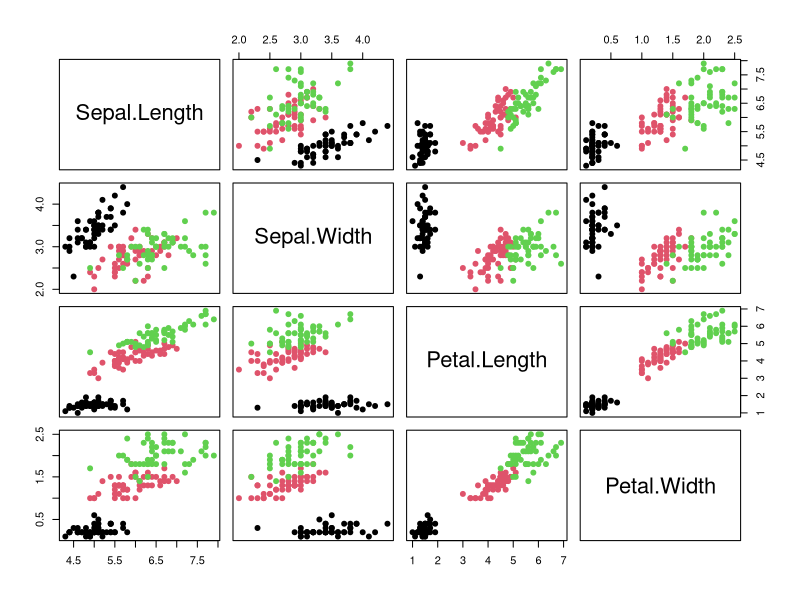
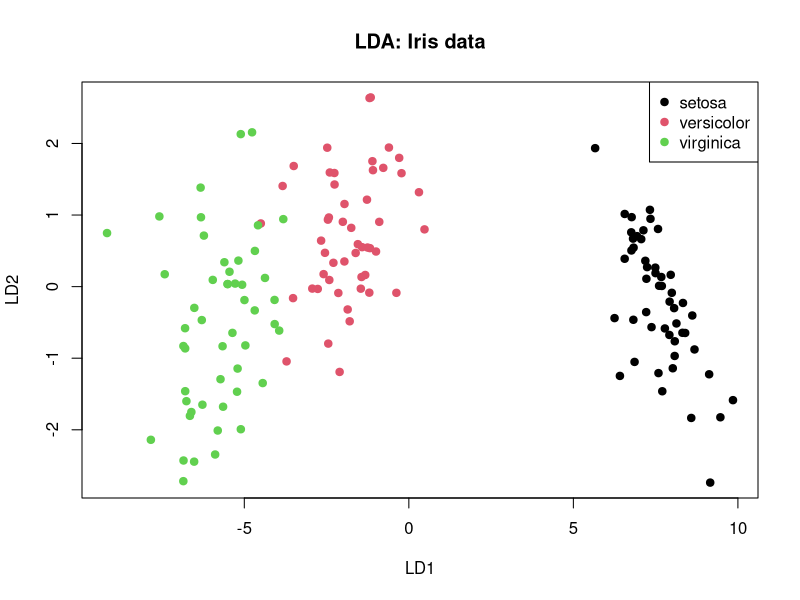
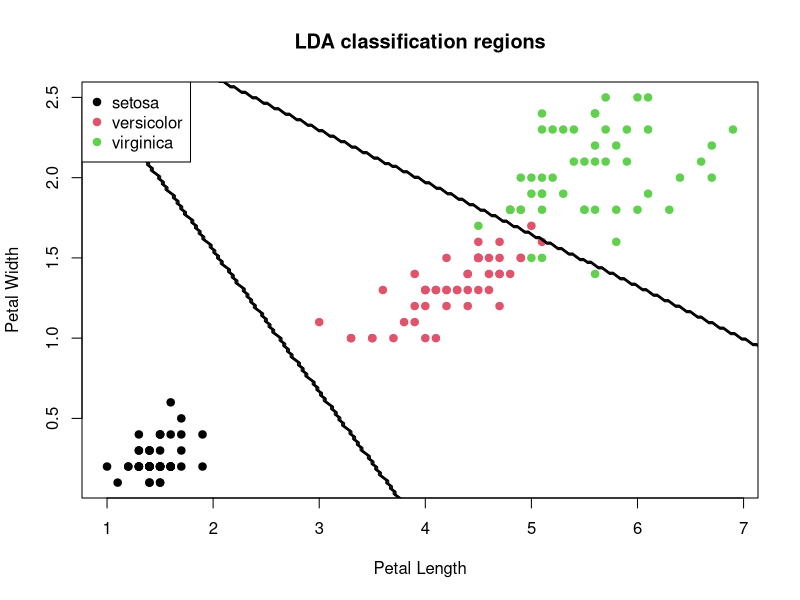

The R source for these figures, in order:
# Linear Discriminant Analysis (LDA) example in R
# Application setting:
# Classifying wine type from chemical measurements

# ----------------------------------
# 1. Load packages and data
# ----------------------------------
library(MASS)

data(iris)

# We'll use the built-in iris data.
# Predict species from the four flower measurements.

head(iris)
table(iris$Species)

# ----------------------------------
# 2. Quick exploratory plots
# ----------------------------------
pairs(iris[, 1:4], col = iris$Species, pch = 19)

# Group means by species
aggregate(. ~ Species, data = iris, mean)

# ----------------------------------
# 3. Fit the LDA model
# ----------------------------------
lda_fit <- lda(Species ~ Sepal.Length + Sepal.Width + Petal.Length + Petal.Width,
               data = iris)

lda_fit

# Interpretation:
# - Prior probabilities
# - Group means
# - Coefficients of linear discriminants

# ----------------------------------
# 4. In-sample classification
# ----------------------------------
lda_pred <- predict(lda_fit)

names(lda_pred)
head(lda_pred$class)      # predicted class
head(lda_pred$posterior)  # posterior probabilities
head(lda_pred$x)          # discriminant scores

# Confusion matrix
table(True = iris$Species, Predicted = lda_pred$class)

# Apparent misclassification rate
mean(lda_pred$class != iris$Species)

# ----------------------------------
# 5. Plot discriminant scores
# ----------------------------------
plot(lda_pred$x,
     col = as.numeric(iris$Species),
     pch = 19,
     xlab = "LD1",
     ylab = "LD2",
     main = "LDA: Iris data")
legend("topright",
       legend = levels(iris$Species),
       col = 1:3,
       pch = 19)

# ----------------------------------
# 6. Train/test split example
# ----------------------------------
set.seed(123)

n <- nrow(iris)
train_id <- sample(1:n, size = round(0.7 * n))

iris_train <- iris[train_id, ]
iris_test  <- iris[-train_id, ]

lda_fit2 <- lda(Species ~ ., data = iris_train)

test_pred <- predict(lda_fit2, newdata = iris_test)

# Confusion matrix on test set
table(True = iris_test$Species, Predicted = test_pred$class)

# Test error rate
mean(test_pred$class != iris_test$Species)

# ----------------------------------
# 7. Compare to QDA
# ----------------------------------
qda_fit <- qda(Species ~ ., data = iris_train)
qda_pred <- predict(qda_fit, newdata = iris_test)

table(True = iris_test$Species, Predicted = qda_pred$class)
mean(qda_pred$class != iris_test$Species)

# ----------------------------------
# 8. Visualize only the first two variables
#    and overlay simple class regions
# ----------------------------------
lda_2var <- lda(Species ~ Petal.Length + Petal.Width, data = iris)

# Create grid
x1 <- seq(min(iris$Petal.Length) - 0.5, max(iris$Petal.Length) + 0.5, length.out = 200)
x2 <- seq(min(iris$Petal.Width)  - 0.5, max(iris$Petal.Width)  + 0.5, length.out = 200)
grid <- expand.grid(Petal.Length = x1, Petal.Width = x2)

grid_pred <- predict(lda_2var, newdata = grid)$class

# Convert factor classes to integers for plotting
z <- matrix(as.numeric(grid_pred), nrow = length(x1), ncol = length(x2))

plot(iris$Petal.Length, iris$Petal.Width,
     col = as.numeric(iris$Species),
     pch = 19,
     xlab = "Petal Length",
     ylab = "Petal Width",
     main = "LDA classification regions")

contour(x1, x2, z, add = TRUE, drawlabels = FALSE)

legend("topleft",
       legend = levels(iris$Species),
       col = 1:3,
       pch = 19)

# ----------------------------------
# 9. Inspect posterior probabilities
# ----------------------------------
head(test_pred$posterior)

# Look at uncertain cases
uncertainty <- apply(test_pred$posterior, 1, max)
head(sort(uncertainty))

# Cases with smallest maximum posterior probability
uncertain_cases <- iris_test[order(uncertainty), ]
head(uncertain_cases)

# ----------------------------------
# 10. Notes for students
# ----------------------------------
# LDA assumes:
# 1. Multivariate normality within each class
# 2. Equal covariance matrices across classes
# 3. Linear decision boundaries implied by those assumptions
#
# In practice:
# - lda_fit$scaling gives coefficients of the discriminant directions
# - predict(... ) returns class predictions, posterior probabilities,
#   and discriminant scores
# - LD1 and LD2 are the directions that best separate the classes
